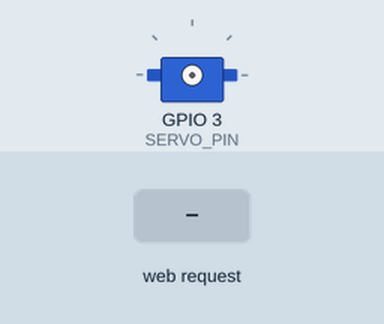
The sketch below on a simulated ESP8266 (NodeMCU). Shown: servo. The test bench sets the inputs (shaded band).

Above: at 1.2 s.
1.3 s: HTTP request GET /servo?angle=1 received
2.8 s: HTTP request GET /servo?angle=120 received
At 4.0 s:
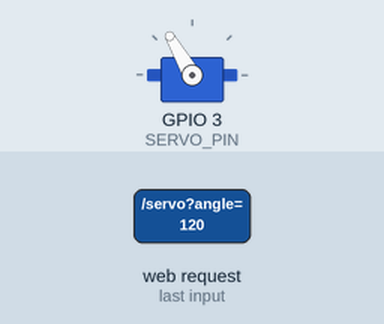
Timing chart, 0 to 5.8 s (numbered marks = the images above; inputs shaded):
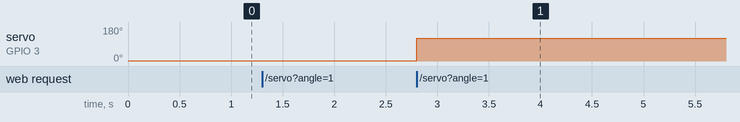

Measured:
- after the input at 2.8 s, servo on GPIO 3 (SERVO_PIN): 1° → 120° at once

The sketch:

ESP_8266.ino
```cpp
#include <ESP8266WebServer.h>
#include <ESP8266WiFi.h>
#include <Servo.h>

#define WIFI_AP_SSID "MiniBot"
#define WIFI_AP_PASSWORD "MiniBot"
// ESP-01 RX: the only pin with no boot strapping role and no boot log output.
#define SERVO_PIN 3
// Release the servo once it has reached the angle so it doesn't buzz against the magnet.
#define SERVO_DETACH_MS 1000

ESP8266WebServer server(80);
Servo servo;
unsigned long servoMovedAt;
bool servoAttached;

void handleServo() {
  String arg = server.arg("angle");
  int angle = arg.toInt();
  if (arg.length() == 0 || angle < 0 || angle > 180 || (angle == 0 && arg != "0")) {
    server.send(400, "text/plain", "angle must be 0-180\n");
    return;
  }
  servo.attach(SERVO_PIN);
  servo.write(angle);
  servoAttached = true;
  servoMovedAt = millis();
  server.send(200, "text/plain", String(angle) + "\n");
}

void setup() {
  WiFi.mode(WIFI_AP);
  WiFi.softAP(WIFI_AP_SSID, WIFI_AP_PASSWORD);
  server.on("/servo", HTTP_GET, handleServo);
  server.begin();
}

void loop() {
  server.handleClient();
  if (servoAttached && millis() - servoMovedAt > SERVO_DETACH_MS) {
    servo.detach();
    servoAttached = false;
  }
}
```
